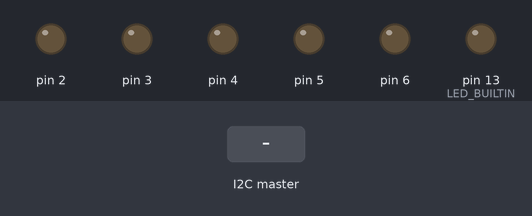
Simulated run of this sketch. Board: Arduino Uno, built with avr-gcc and run on an emulated ATmega328P. On the bench: output pins drawn as LEDs (lit = HIGH). Inputs (shaded band) come from the test bench. What the sketch prints to the serial monitor is not drawn.

Above: at 1.2 s.
1.3 s: the I2C master sends the byte 2
At 1.7 s:
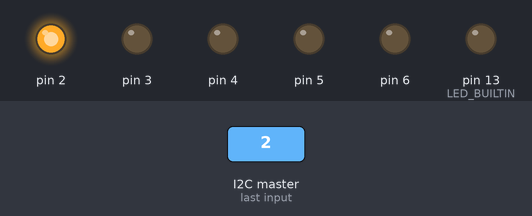
Timing chart, 0 to 4.8 s (numbered marks = the images above; inputs shaded):
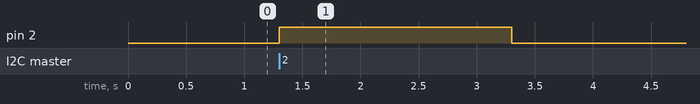

The sketch:

patchinko2.ino
```cpp
// Include Arduino Wire library for I2C
#include <Wire.h>

// Define Slave I2C Address
#define SLAVE_ADDR 9

// Define Slave answer size
#define ANSWERSIZE 5

// Define string with response to Master
String answer = "Hello";
int saved = 0;
int forige, state, x;

void setup() {
  pinMode(LED_BUILTIN, OUTPUT);
  for(int i = 2; i < 7; i++) {
    pinMode(i, OUTPUT);
  }
  // Initialize I2C communications as Slave
  Wire.begin(SLAVE_ADDR);

  // Function to run when data received from master
  Wire.onReceive(receiveEvent);

  // Setup Serial Monitor
  Serial.begin(9600);
  Serial.println("I2C Slave Demonstration");
}

void receiveEvent() {

  // Read while data received
  x = Wire.read();

  // Print to Serial Monitor
  if(x != 0) {
    state = 1;
  }
}

void loop() {
  if(state == 1) {
    digitalWrite(x, HIGH);
    delay(2000);
    digitalWrite(x, LOW);
    state = 0;
  }
  // Time delay in loop
  delay(50);
}
```

Measured:
- after the input at 1.3 s, pin 2: LOW → HIGH at once, → LOW 2.0 s later
